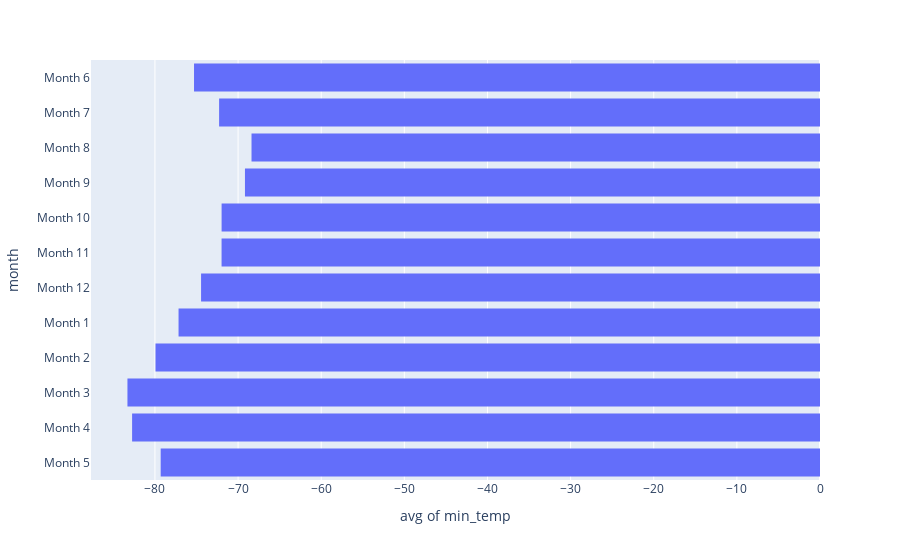

This figure's notebook cell:
### Code cell
# Plot a bar chart of the average min_temp by month
px.histogram(nasa, x='month', y='min_temp', histfunc='avg')

### Figure 1 — Plotly figure (JSON) as saved in the notebook; plotly's stock layout.template omitted (floating-point values rounded to 4 significant figures; data arrays with more than 128 entries replaced by an {"elided": "..."} marker saying what was removed)
{"data": [{"alignmentgroup": "True", "bingroup": "y", "histfunc": "avg", "hovertemplate": "avg of min_temp=%{x}<br>month=%{y}<extra></extra>", "legendgroup": "", "marker": {"color": "#636efa", "pattern": {"shape": ""}}, "name": "", "offsetgroup": "", "orientation": "h", "showlegend": false, "type": "histogram", "x": {"elided": "1894 int values"}, "xaxis": "x", "y": {"elided": "1894 str values"}, "yaxis": "y"}], "layout": {"autosize": true, "barmode": "relative", "legend": {"tracegroupgap": 0}, "margin": {"t": 60}, "xaxis": {"anchor": "y", "autorange": true, "domain": [0, 1], "range": [-87.69, 0], "title": {"text": "avg of min_temp"}, "type": "linear"}, "yaxis": {"anchor": "x", "autorange": true, "domain": [0, 1], "range": [-0.5, 11.5], "title": {"text": "month"}, "type": "category"}}}
